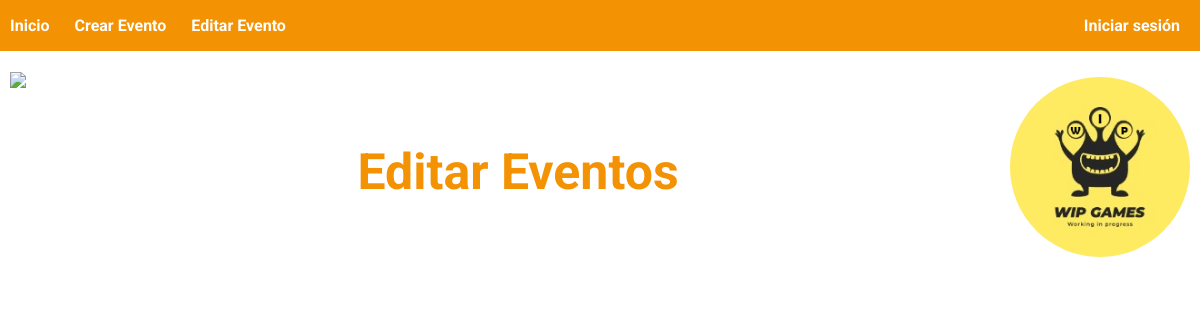
/app/editarPost.php, run on an earlier commit of the app's database.
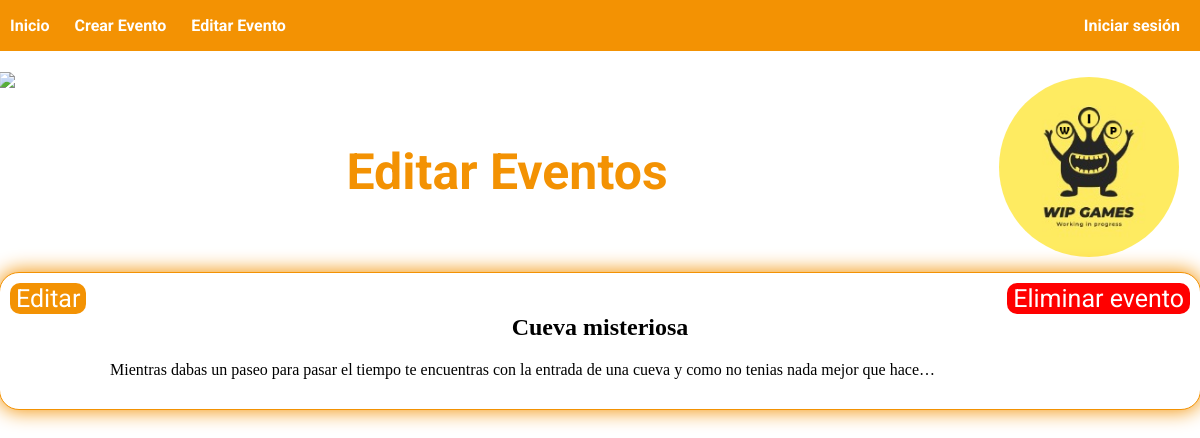
And on a later commit of the database.
### tables this page shows
CREATE TABLE `eventos` (
  `usuario` varchar(50) NOT NULL,
  `titulo` varchar(255) NOT NULL,
  `enunciado` varchar(255) NOT NULL,
  `opcion1` varchar(255) NOT NULL,
  `resultado1` varchar(255) NOT NULL,
  `opcion2` varchar(255) NOT NULL,
  `resultado2` varchar(255) NOT NULL
);

### app/editarPost.php (the view, shortened to what this page needs)
<!DOCTYPE html>
<html>
    <head>
        <link rel="stylesheet" href="editarPost.css">
    </head>
    <body>
      <?php
        include("navbar.php");
      ?>
      <div class="page">
      <div class="cabecera">
          <img class="imagenSV" src="imagenes/logoSV.png"></img>
          <h1 class="tituloInicio">Editar Eventos</h1>
          <img class="imagenWIP" src="imagenes/logoWIP.png"></img>
        </div>
        <?php
          $hostname = "db";
          $username = "admin";
          $password = "test";
          $db = "database";
          $conn = mysqli_connect($hostname,$username,$password,$db);
          if(isset($_COOKIE["user"])){
            $usuario = $_COOKIE["user"];
          }else{
            $usuario = "invitado";
          }
          $query = mysqli_query($conn, "SELECT * FROM eventos WHERE usuario='".$usuario."'")
          or die (mysqli_error($conn));
          while ($row = mysqli_fetch_array($query)) {
            echo "
            <div class='evento'>
                <div class='barraUsuario'>
                  <form action='/editar.php' method='POST'>
                    <input name='titulo' type='hidden' value='".htmlspecialchars($row['titulo'], ENT_QUOTES)."'>
                    <button class='botonEditar'> Editar </button>
                  </form>
                  <button class='botonEliminar'> Eliminar evento </button>
                </div>
                <h2 class='tituloEvento no-overflow'>{$row['titulo']}</h2>
                <p class='descripcionEvento no-overflow'>{$row['enunciado']}</p>
            </div>
            ";
          }
        ?>
      </div>
    </body>
</html>

### app/navbar.php (shortened to what this page needs)
<?php
  if(isset($_COOKIE["user"]) && $_COOKIE["user"] != "invitado"){
    $perfil = '<a href="/perfil.php" class="material-symbols-outlined blanco">account_circle</a>';
    $logOut = '<a href="logout.php"class="material-symbols-outlined blanco">logout</a>';
  }else{
    $perfil = '<a class="linkLogin" href=/login.php>Iniciar sesión</a>';
  }
  $navbar = '
  <link rel="stylesheet" href="styles.css">
  <link href="https://fonts.googleapis.com/css2?family=Roboto&display=swap" rel="stylesheet">
  <link rel="stylesheet" href="https://fonts.googleapis.com/css2?family=Material+Symbols+Outlined:opsz,wght,FILL,GRAD@20..48,100..700,0..1,-50..200" />
  <div class="navbar">
  <ul>
    <div class="links">
      <a class="linkInicio" href="/">Inicio</a>
      <a class="linkInicio" href="/crearEvento.php">Crear Evento</a>
      <a class="linkInicio" href="/editarPost.php">Editar Evento</a>
    </div>
    <li>
      '.$perfil.'
      '.$logOut.'
    </li>
  </ul>
  </div>';
  echo $navbar;
?>

### app/editarPost.css (style rules this page uses)
:root { --color1: #ffff; --color2: rgba(243,146,3); --text-color: #ffff; --font-family: 'Roboto', sans-serif; }
body { margin: 0 0; }
.navbar { top: 0; left: 0; position: fixed; background-color: var(--color2); width: 100%; }
.navbar ul li { margin: 0 20px; display: inline-block; }
.navbar ul { padding-left: 0%; display: flex; justify-content: space-between; }
.linkInicio { text-decoration: none; color: var(--text-color); font-weight: bold; font-family: var(--font-family); margin-right: 25px; }
.linkLogin { text-decoration: none; color: var(--text-color); font-weight: bold; font-family: var(--font-family); margin-left:10px; }
.page { margin: 60px 10px; display: flex; flex-flow: column wrap; justify-content: space-evenly; align-content: center; }
.cabecera { top: 0; left: 0; background-color: #FEEB61; width: 100%; height: 200px; padding-left: 0%; display: flex; justify-content: space-between; }
.cabecera { top: 0; left: 0; background-color: white; width: 100%; height: 200px; padding-left: 0%; display: flex; justify-content: space-between; align-content: center; }
.imagenSV { height: 100%; }
.imagenWIP { margin-top: 5px; height: 90%; border-radius: 50%; }
.evento { display: flex; flex-flow: column wrap; justify-content: space-evenly; align-content: center; width: 100%; height: 100%; padding: 10px ; background-color: var(--color1); border-radius: 20px; box-shadow: 0 0 20px 1px var(--color2); border: 1px solid var(--color2); }
.barraUsuario { display: flex; width: 100%; justify-content: space-between; }
.tituloEvento { max-width: 70%; margin: 0 auto; }
.descripcionEvento { margin: 20px 100px 20px 100px; }
.botonEditar { border-radius: 10px; background-color: var(--color2); font-family: var(--font-family); color: var(--color1); border: none; font-size: 25px; }
.botonEliminar { border-radius: 10px; background-color: red; font-family: var(--font-family); color: var(--color1); border: none; font-size: 25px; }
.tituloInicio { justify-self: center; align-self: center; font-size: 50px; font-weight: bold; color: var(--color2); font-family: var(--font-family); }

### app/styles.css (style rules this page uses)
:root { --color1: #ffff; --color2: rgba(243,146,3); --text-color: #ffff; --font-family: 'Roboto', sans-serif; }
body { margin: 0 0; }
.navbar { top: 0; left: 0; position: fixed; background-color: var(--color2); width: 100%; }
.navbar ul li { margin: 0 20px; display: inline-block; }
.navbar ul { padding-left: 0%; display: flex; justify-content: space-between; }
.linkInicio { text-decoration: none; color: var(--text-color); font-weight: bold; font-family: var(--font-family); margin-right: 25px; }
.linkLogin { text-decoration: none; color: var(--text-color); font-weight: bold; font-family: var(--font-family); margin-left:10px; }
.page { margin: 72px 10px; display: flex; flex-flow: column wrap; justify-content: space-evenly; align-content: center; }
.cabecera { top: 0; left: 0; background-color: #FEEB61; width: 100%; height: 200px; padding-left: 0%; display: flex; justify-content: space-between; }
.cabecera { top: 0; left: 0; background-color: white; width: 100%; height: 200px; padding-left: 0%; display: flex; justify-content: space-between; align-content: center; }
.imagenSV { height: 100%; }
.imagenWIP { margin-top: 5px; height: 90%; border-radius: 50%; }
.evento { display: flex; flex-flow: column wrap; justify-content: space-evenly; align-content: center; width: 100%; height: 100%; padding: 10px ; background-color: var(--color1); border-radius: 20px; box-shadow: 0 0 20px 1px var(--color2); border: 1px solid var(--color2); margin-bottom: 25px; }
.barraUsuario { display: flex; width: 100%; }
.tituloEvento { text-align: center; max-width: 70%; margin: 0 auto; }
.descripcionEvento { margin: 20px 100px 20px 100px; max-width: 70%; word-wrap: break-word; overflow-wrap: break-word; }
.tituloInicio { justify-self: center; align-self: center; font-size: 50px; font-weight: bold; color: var(--color2); font-family: var(--font-family); }
.links { display: flex; align-items: center; justify-content: center; margin-left: 10px; }
.no-overflow { text-overflow: ellipsis; overflow: hidden; white-space: nowrap; }

What changed in the data, as far as the page shows it:
added eventos: titulo "Cueva misteriosa", enunciado "Mientras dabas un paseo para pasar el tiempo te encuentras con la entrada de una cueva y como no tenias nada mejor que hace…"
